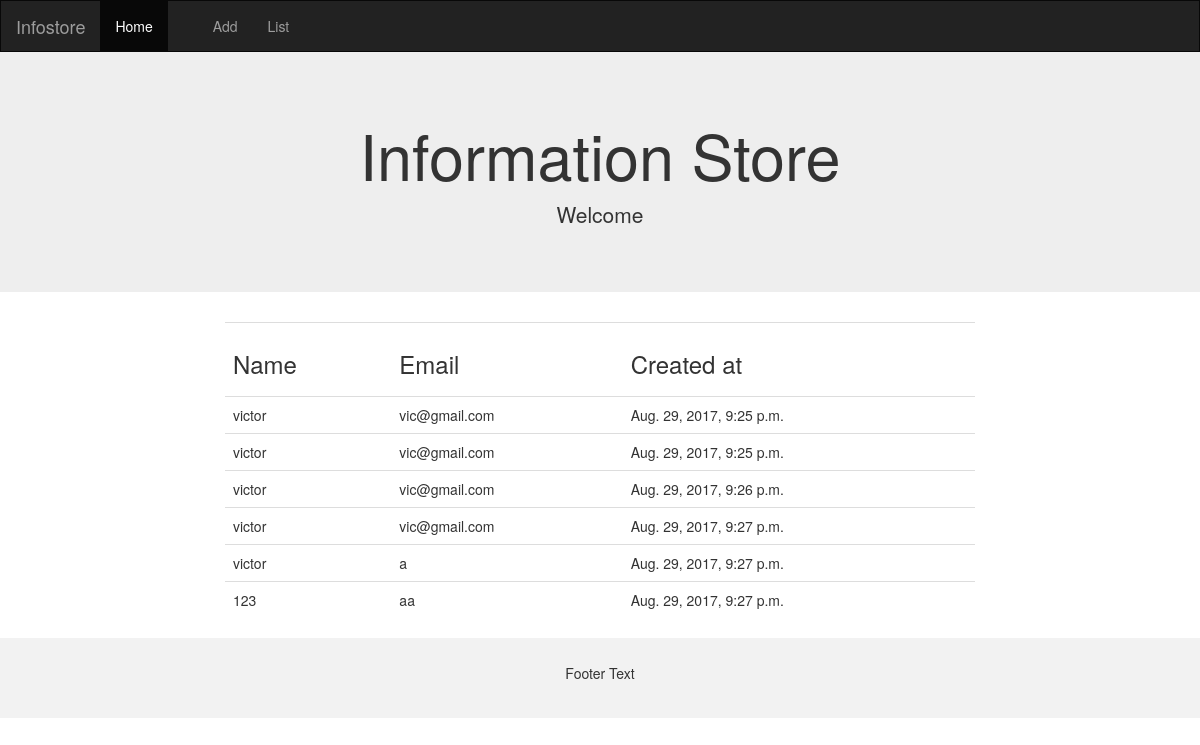
The page /list/ on the database as committed earlier.
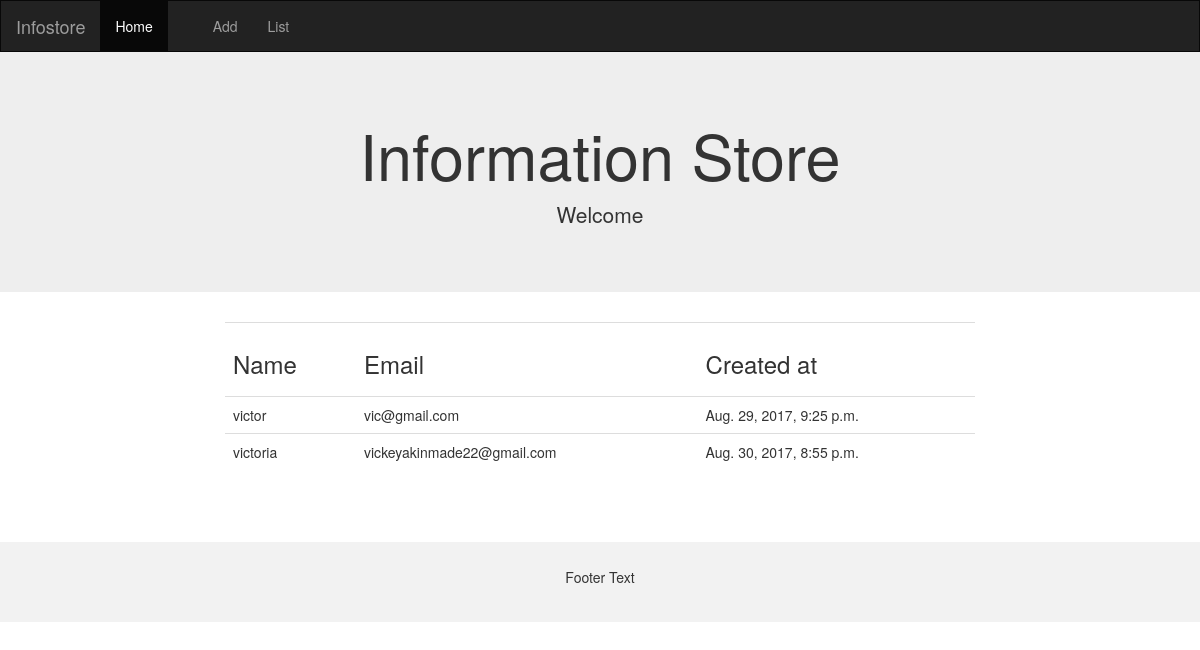
The same page on the database as committed later.
### infoapp/models.py (models this page shows, shortened)
class Info(models.Model):
	created_at = models.DateTimeField(auto_now_add=True)
	name = models.CharField(max_length=225)
	email = models.EmailField(max_length=50)

### infoapp/views.py (the view)
# urls.py: url(r'^list/$', InfoListView.as_view(), name='list'),
class InfoListView(ListView):
	context_object_name = "info"
	template_name = 'infoapp/info_list.html'
	def get_context_data(self, **kwargs):
		context = super(InfoListView, self).get_context_data(**kwargs)
		return context
	def get_queryset(self):
		return models.Info.objects.all()

### infoapp/templates/infoapp/info_list.html (shortened to what this page needs)
{% extends "layout.html" %}
{% block content %}
<div class="container">
	<div class="row">
		<div class="col-md-8 col-md-offset-2">
			<div>
				<table class="table">
					<tr>
						<th><h3>Name</h3></th>
						<th><h3>Email</h3></th>
						<th><h3>Created at</h3></th>
					</tr>
					{% for info in info %}
					<tr>
						<td>{{ info.name }}</td>
						<td>{{ info.email }}</td>
						<td>{{info.created_at}}</td>
					</tr>
					{% endfor %}
				</table>
			</div>
		</div>
	</div>
</div>
{% endblock %}

### templates/layout.html (shortened to what this page needs)
<!DOCTYPE html>
<html lang="en">
<head>
  <link rel="stylesheet" href="https://maxcdn.bootstrapcdn.com/bootstrap/3.3.7/css/bootstrap.min.css">
</head>
<body>
<nav class="navbar navbar-inverse">
  <div class="container-fluid">
    <div class="navbar-header">
      <a class="navbar-brand" href="{% url 'home' %}">Infostore</a>
    </div>
    <div class="collapse navbar-collapse" id="myNavbar">
      <ul class="nav navbar-nav">
        <li class="active"><a href="{% url 'home' %}">Home</a></li>
        <li><a href="#"></a></li>
        <li><a href="{% url 'create' %}">Add</a></li>
        <li><a href="{% url 'list' %}">List</a></li>
      </ul>
    </div>
  </div>
</nav>
<div class="jumbotron">
  <div class="container text-center">
    <h1>Information Store</h1>
    <p>Welcome</p>
  </div>
</div>
<div class="min-height">
	{% block content %}{% endblock %}
</div>
<footer class="container-fluid text-center">
  <p>Footer Text</p>
</footer>
</body>
</html>

### templates/layout.html (style rules this page uses)
.navbar { margin-bottom: 0; border-radius: 0; }
footer { background-color: #f2f2f2; padding: 25px; }
.min-height { min-height:220px; }

Rows that differ between the two databases and show on the page:
removed Info: name "victor", email "vic@gmail.com", created_at "Aug. 29, 2017, 9:25 p.m."
removed Info: name "victor", email "vic@gmail.com", created_at "Aug. 29, 2017, 9:26 p.m."
removed Info: name "victor", email "vic@gmail.com", created_at "Aug. 29, 2017, 9:27 p.m."
removed Info: name "victor", email "a", created_at "Aug. 29, 2017, 9:27 p.m."
removed Info: name "123", email "aa", created_at "Aug. 29, 2017, 9:27 p.m."
added Info: name "victoria", email "vickeyakinmade22@gmail.com", created_at "Aug. 30, 2017, 8:55 p.m."
